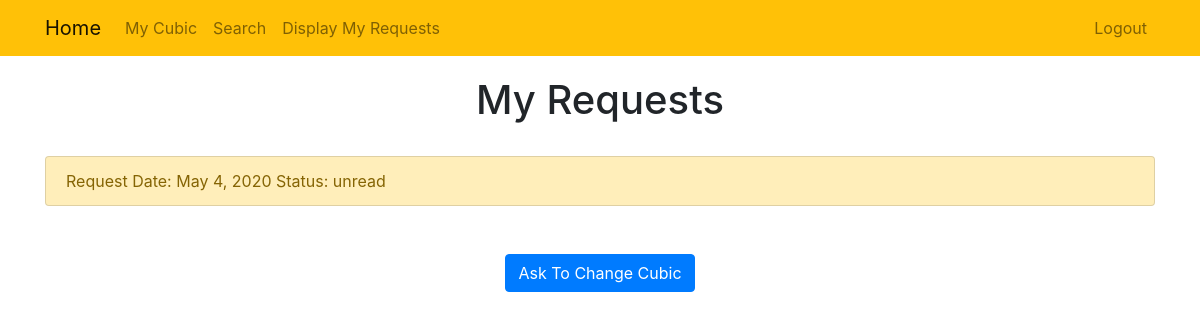
Page /users/requests/ (signed in) on the earlier database version.
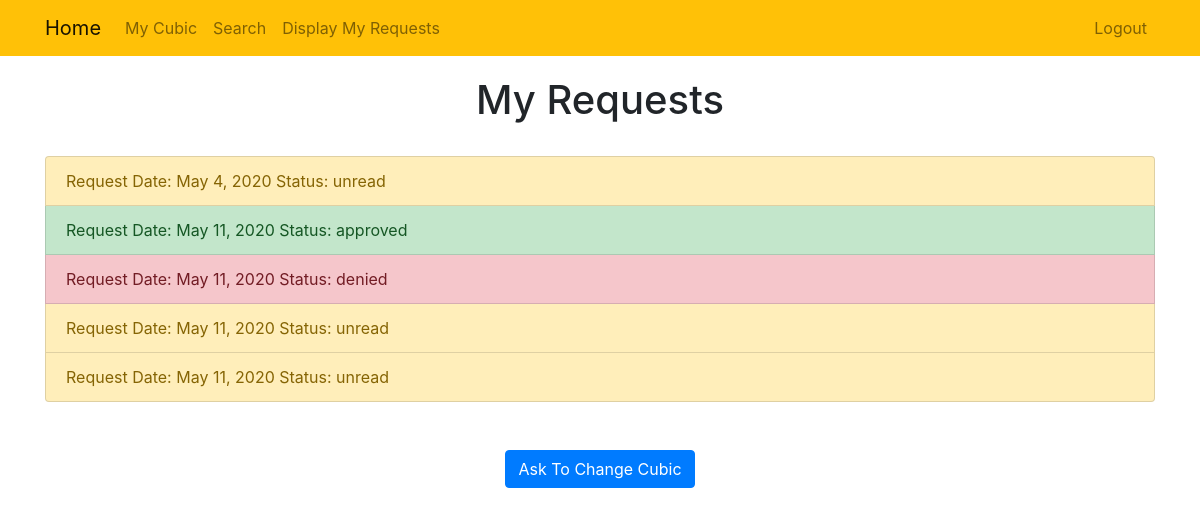
Same page on the later database version.
### CustomRequests/models.py (models this page shows)
class RequestToChangeCubic(models.Model):
    user = models.ForeignKey(CustomUser, on_delete=models.CASCADE)
    request_date = models.DateField(default=now())
    cubic = models.ForeignKey(Cubic, on_delete=models.CASCADE, blank=True, null=True)
    status = models.CharField(max_length=MAX_LENGTH, choices=(('unread', 'unread'), ('in progress', 'in progress'),
                                                              ('approved', 'approved'), ('denied', 'denied')),
                              default='unread')
    reason = models.TextField(blank=True)
    notes = models.TextField(blank=True)

### custom_user/views.py (the view)
# urls.py: path('requests/', custom_user_views.display_requests, name='requests'),
@login_required()
def display_requests(request):
    requests = RequestToChangeCubic.objects.filter(user=request.user)
    return render(request, 'custom_user/requests.html', {'requests': requests})

### custom_user/models.py (called while the page is built)
    @property
    def is_active(self):
        return self.active

### custom_user/templates/custom_user/requests.html (shortened to what this page needs)
{% extends 'custom_user/base.html' %}
{% block content %}
    <body>
<h1 id="helloHeader">My Requests</h1>
<br>
    <div class="list-group">
        {% for request in requests%}
            {% if request.status == "denied" %}
                <a href="{% url 'custom_user:viewrequest' request.id %}"
                class="list-group-item list-group-item-action list-group-item-danger">
                Request Date: {{ request.request_date }}
                {% if request.status %}
                    Status: {{ request.status}}
                {% endif %}
                </a>
            {% endif %}
            {% if request.status == "approved" %}
                <a href="{% url 'custom_user:viewrequest' request.id %}"
                class="list-group-item list-group-item-action list-group-item-success">
                Request Date: {{ request.request_date }}
                {% if request.status %}
                    Status: {{ request.status}}
                {% endif %}
                </a>
            {% endif %}
            {% if request.status == "unread" %}
                <a href="{% url 'custom_user:viewrequest' request.id %}"
                class="list-group-item list-group-item-action list-group-item-warning">
                Request Date: {{ request.request_date }}
                {% if request.status %}
                    Status: {{ request.status}}
                {% endif %}
                </a>
            {% endif %}
        {% endfor %}
    </div>
        <br>
        <br>
<div class="row justify-content-center align-items-center">
        <a href="{% url 'custom_user:createrequest' %}">
            <input type="button" value="Ask To Change Cubic" class="btn btn-primary">
        </a>
</div>
</body>
{% endblock %}

### custom_user/templates/custom_user/base.html (shortened to what this page needs)
{% load static %}
<html lang="en">
<head>
  <link rel="stylesheet" href="https://cdnjs.cloudflare.com/ajax/libs/datepicker/0.6.5/datepicker.min.css" />
        <link rel="stylesheet" href="https://stackpath.bootstrapcdn.com/bootstrap/4.4.1/css/bootstrap.min.css">
</head>
</head>
<body>
<nav class="navbar navbar-expand-md bg-warning navbar-light">
<div class="container" >
    <a class="navbar-brand" href="{% url 'homepage' %}">
        <span>Home</span>
    </a>
    <div class="collapse navbar-collapse" id="navbarNav">
    {% if user.is_authenticated %}
        <ul class="navbar-nav mr-auto">
                <li class="nav-item">
                        <a class="nav-link" href="{% url 'custom_user:mycubic' %}">My Cubic</a>
                </li>
                <li class="nav-item">
                    <a class="nav-link" href="{% url 'custom_user:searchcubic' %}">Search</a>
                </li>
                <li class="nav-item">
                   <a class="nav-link" href="{% url 'custom_user:requests' %}">Display My Requests</a>
                </li>
        </ul>
    {% endif %}
    <ul class="navbar-nav ml-auto">
            {% if user.is_authenticated %}
                <li class="nav-item">
                    <a href="#" onclick="$('#signOutBtn').click()" class="nav-link">Logout</a>
                </li>
            {% endif %}
        </ul>
    </div>
</div>
</nav>
<div class="container">
{% block content %}{% endblock %}
</div>
</body>
</html>

### custom_user/templates/custom_user/requests.html (style rules this page uses)
#helloHeader { margin-top:20px; text-align: center; }

Differences in the rows shown:
added RequestToChangeCubic: request_date "May 11, 2020", status "approved"
added RequestToChangeCubic: request_date "May 11, 2020", status "denied"
added RequestToChangeCubic: request_date "May 11, 2020", status "unread"
added RequestToChangeCubic: request_date "May 11, 2020", status "unread"
